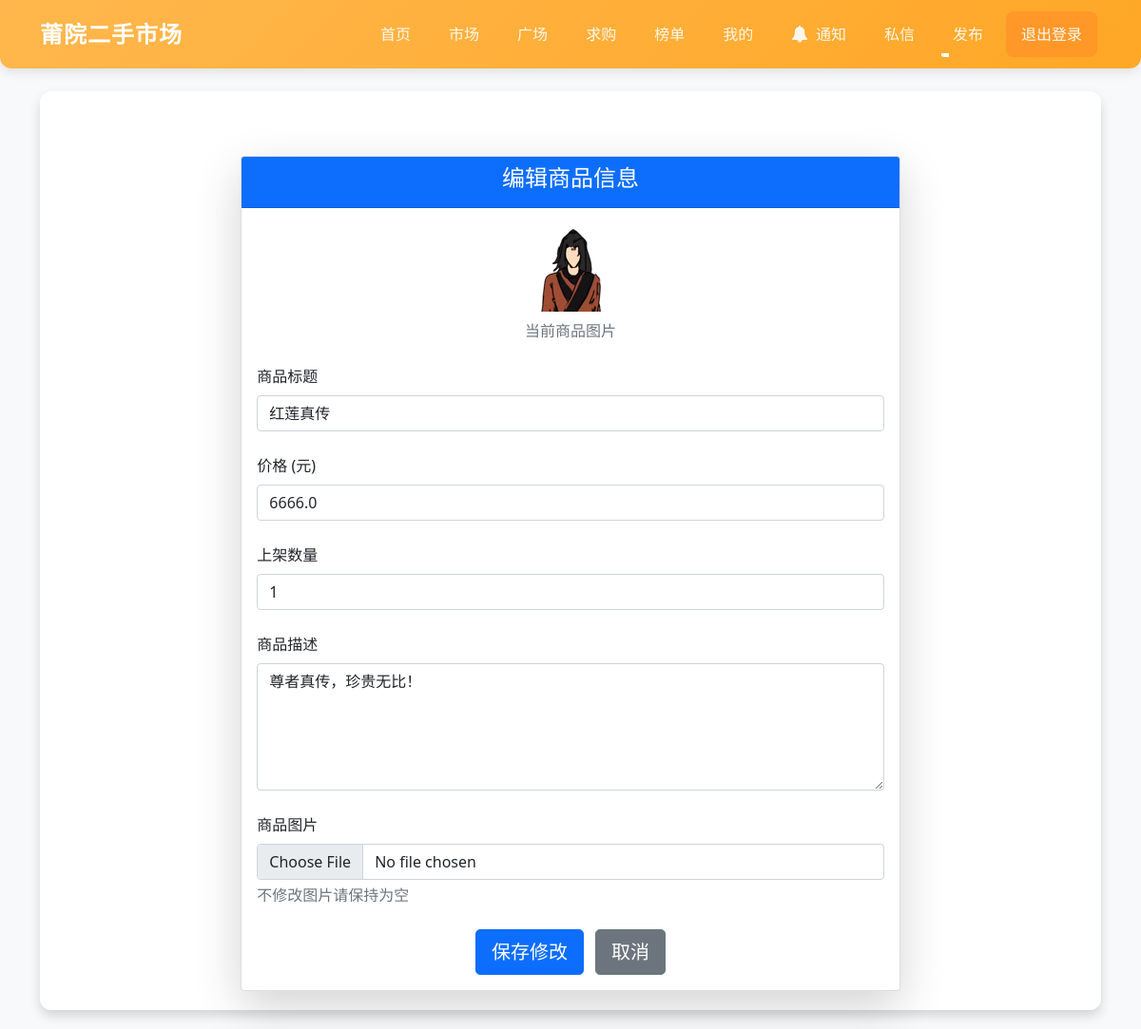
The app's page /item/19/update (signed in) with its own data.
### app/models.py (models this page shows)
class Item(db.Model):
    id = db.Column(db.Integer, primary_key=True)
    title = db.Column(db.String(100), nullable=False, index=True)
    price = db.Column(db.Float, nullable=False)
    description = db.Column(db.Text, nullable=False)
    image_file = db.Column(db.String(20), nullable=False, default='default.jpg')
    date_posted = db.Column(db.DateTime, nullable=False, default=datetime.utcnow, index=True)
    user_id = db.Column(db.Integer, db.ForeignKey('user.id'), nullable=False, index=True)
    views = db.Column(db.Integer, nullable=False, default=0, index=True)
    stock = db.Column(db.Integer, nullable=False, default=1)
    sales_count = db.Column(db.Integer, nullable=False, default=0, index=True)  # 已售数量统计
    followers = db.relationship('Follow', backref='item', lazy=True)

### app/routes.py (the view)
@main.route("/item/<int:item_id>/update", methods=['GET', 'POST'])
@login_required
def update_item(item_id):
    item = Item.query.get_or_404(item_id)
    if item.user_id != current_user.id:
        abort(403)
    form = ItemForm()
    if form.validate_on_submit():
        item.title = form.title.data
        item.price = form.price.data
        item.stock = form.stock.data
        item.description = form.description.data
        if form.picture.data:
            picture_file = save_picture(form.picture.data, is_avatar=False)
            if item.image_file != 'default.jpg':
                from flask import current_app
                import os
                old_picture_path = os.path.join(current_app.config['UPLOAD_FOLDER'], item.image_file)
                if os.path.exists(old_picture_path):
                    os.remove(old_picture_path)
            item.image_file = picture_file
        db.session.commit()
        flash('商品信息已成功更新！', 'success')
        return redirect(url_for('main.profile'))
    elif request.method == 'GET':
        form.title.data = item.title
        form.price.data = item.price
        form.stock.data = item.stock
        form.description.data = item.description
    return render_template('update_item.html', title='编辑商品', form=form, item=item)

### app/forms.py
class ItemForm(FlaskForm):
    title = StringField('商品标题', validators=[DataRequired()])
    price = FloatField('价格 (元)', validators=[DataRequired()])
    stock = IntegerField('上架数量', validators=[DataRequired()])
    description = TextAreaField('商品描述', validators=[DataRequired()])
    picture = FileField('商品图片', validators=[FileAllowed(['jpg', 'png', 'jpeg'])])
    submit = SubmitField('发布商品')

### app/__init__.py (called while the page is built)
@login_manager.user_loader
def load_user(user_id):
    return User.query.get(int(user_id))

### app/routes.py (called while the page is built)
@main.app_context_processor
def utility_processors():
    def notifications_processor():
        if current_user.is_authenticated:
            unread_count = Notification.query.filter_by(user_id=current_user.id, is_read=False).count()
            return unread_count
        return 0
    return dict(unread_notifications_count=notifications_processor)

### templates/update_item.html (shortened to what this page needs)
{% extends "base.html" %}
{% block content %}
<div class="container mt-5">
    <div class="row justify-content-center">
        <div class="col-md-8">
            <div class="card shadow-lg">
                <div class="card-header bg-primary text-white text-center">
                    <h4>编辑商品信息</h4>
                </div>
                <div class="card-body">
                    <form method="POST" action="" enctype="multipart/form-data">
                        <div class="mb-4 text-center">
                            <img src="{{ url_for('static', filename='uploads/' + item.image_file) }}"
                                 alt="{{ item.title }}"
                                 class="img-fluid rounded" style="max-height: 300px; object-fit: cover;">
                            <p class="text-muted mt-2">当前商品图片</p>
                        </div>
                        <div class="mb-4">
                            {{ form.title.label(class="form-label") }}
                            {% if form.title.errors %}
                                {{ form.title(class="form-control is-invalid") }}
                                <div class="invalid-feedback">
                                    {% for error in form.title.errors %}
                                        <span>{{ error }}</span>
                                    {% endfor %}
                                </div>
                            {% else %}
                                {{ form.title(class="form-control") }}
                            {% endif %}
                        </div>
                        <div class="mb-4">
                            {{ form.price.label(class="form-label") }}
                            {% if form.price.errors %}
                                {{ form.price(class="form-control is-invalid") }}
                                <div class="invalid-feedback">
                                    {% for error in form.price.errors %}
                                        <span>{{ error }}</span>
                                    {% endfor %}
                                </div>
                            {% else %}
                                {{ form.price(class="form-control") }}
                            {% endif %}
                        </div>
                        <div class="mb-4">
                            {{ form.stock.label(class="form-label") }}
                            {% if form.stock.errors %}
                                {{ form.stock(class="form-control is-invalid") }}
                                <div class="invalid-feedback">
                                    {% for error in form.stock.errors %}
                                        <span>{{ error }}</span>
                                    {% endfor %}
                                </div>
                            {% else %}
                                {{ form.stock(class="form-control") }}
                            {% endif %}
                        </div>
                        <div class="mb-4">
                            {{ form.description.label(class="form-label") }}
                            {% if form.description.errors %}
                                {{ form.description(class="form-control is-invalid", rows=5) }}
                                <div class="invalid-feedback">
                                    {% for error in form.description.errors %}
                                        <span>{{ error }}</span>
                                    {% endfor %}
                                </div>
                            {% else %}
                                {{ form.description(class="form-control", rows=5) }}
                            {% endif %}
                        </div>
                        <div class="mb-4">
                            {{ form.picture.label(class="form-label") }}
                            {{ form.picture(class="form-control") }}
                            <p class="text-muted mt-1">不修改图片请保持为空</p>
                        </div>
                        <div class="text-center mt-4">
                            <button type="submit" class="btn btn-primary btn-lg">保存修改</button>
                            <a href="{{ url_for('main.profile') }}" class="btn btn-secondary btn-lg ms-2">取消</a>
                        </div>
                    </form>
                </div>
            </div>
        </div>
    </div>
</div>
{% endblock %}

### templates/base.html (style rules this page uses)
body { background-color: #f8f9fa; min-height: 100vh; overflow-x: hidden; }

### records on screen
Item: image_file (picture), title "红莲真传", price "6666.0", stock "1", description "尊者真传，珍贵无比！"
